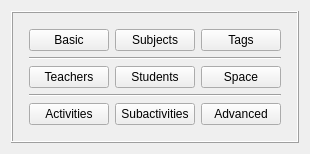
      <widget class="QWidget" name="dataTab">
       <attribute name="title">
        <string>Data</string>
       </attribute>
       <layout class="QGridLayout" name="gridLayout_6">
        <item row="0" column="1">
         <spacer name="verticalSpacer_7">
          <property name="orientation">
           <enum>Qt::Vertical</enum>
          </property>
          <property name="sizeHint" stdset="0">
           <size>
            <width>20</width>
            <height>0</height>
           </size>
          </property>
         </spacer>
        </item>
        <item row="1" column="0">
         <spacer name="horizontalSpacer_7">
          <property name="orientation">
           <enum>Qt::Horizontal</enum>
          </property>
          <property name="sizeHint" stdset="0">
           <size>
            <width>0</width>
            <height>20</height>
           </size>
          </property>
         </spacer>
        </item>
        <item row="1" column="1">
         <widget class="QFrame" name="frameData">
          <property name="frameShape">
           <enum>QFrame::Box</enum>
          </property>
          <property name="frameShadow">
           <enum>QFrame::Raised</enum>
          </property>
          <layout class="QGridLayout" name="gridLayout_15">
           <property name="leftMargin">
            <number>16</number>
           </property>
           <property name="topMargin">
            <number>16</number>
           </property>
           <property name="rightMargin">
            <number>16</number>
           </property>
           <property name="bottomMargin">
            <number>16</number>
           </property>
           <item row="0" column="0">
            <layout class="QGridLayout" name="gridLayout_5">
             <item row="0" column="0">
              <widget class="QPushButton" name="shortcutBasicPushButton">
               <property name="text">
                <string comment="It is a shortcut button on the main form, activates a menu with institution information (name and comments) and days per week and hours per day. It is on the shortcuts tab buttons, so keep translation short">Basic</string>
               </property>
              </widget>
             </item>
             <item row="4" column="0">
              <widget class="QPushButton" name="shortcutActivitiesPushButton">
               <property name="text">
                <string comment="It is on the shortcuts tab buttons, so keep translation short">Activities</string>
               </property>
              </widget>
             </item>
             <item row="0" column="1">
              <widget class="QPushButton" name="shortcutSubjectsPushButton">
               <property name="text">
                <string comment="It is on the shortcuts tab buttons, so keep translation short">Subjects</string>
               </property>
              </widget>
             </item>
             <item row="2" column="0">
              <widget class="QPushButton" name="shortcutTeachersPushButton">
               <property name="text">
                <string comment="It is on the shortcuts tab buttons, so keep translation short">Teachers</string>
               </property>
              </widget>
             </item>
             <item row="0" column="2">
              <widget class="QPushButton" name="shortcutActivityTagsPushButton">
               <property name="text">
                <string comment="It means activity tags, but I want to keep it short. It is on the shortcuts tab buttons, so keep translation short">Tags</string>
               </property>
              </widget>
             </item>
             <item row="2" column="1">
              <widget class="QPushButton" name="shortcutStudentsPushButton">
               <property name="text">
                <string comment="It is on the shortcuts tab buttons, so keep translation short">Students</string>
               </property>
              </widget>
             </item>
             <item row="2" column="2">
              <widget class="QPushButton" name="shortcutDataSpacePushButton">
               <property name="text">
                <string comment="It is on the shortcuts tab buttons, so keep translation short. It contains submenu for buildings and rooms">Space</string>
               </property>
              </widget>
             </item>
             <item row="4" column="1">
              <widget class="QPushButton" name="shortcutSubactivitiesPushButton">
               <property name="text">
                <string comment="It is on the shortcuts tab buttons, so keep translation short">Subactivities</string>
               </property>
              </widget>
             </item>
             <item row="4" column="2">
              <widget class="QPushButton" name="shortcutDataAdvancedPushButton">
               <property name="text">
                <string comment="It is on the shortcuts tab buttons, so keep translation short. It contains submenu for advanced data">Advanced</string>
               </property>
              </widget>
             </item>
             <item row="1" column="0" colspan="3">
              <widget class="Line" name="line">
               <property name="orientation">
                <enum>Qt::Horizontal</enum>
               </property>
              </widget>
             </item>
             <item row="3" column="0" colspan="3">
              <widget class="Line" name="line_2">
               <property name="orientation">
                <enum>Qt::Horizontal</enum>
               </property>
              </widget>
             </item>
            </layout>
           </item>
          </layout>
         </widget>
        </item>
        <item row="1" column="2">
         <spacer name="horizontalSpacer_8">
          <property name="orientation">
           <enum>Qt::Horizontal</enum>
          </property>
          <property name="sizeHint" stdset="0">
           <size>
            <width>0</width>
            <height>20</height>
           </size>
          </property>
         </spacer>
        </item>
        <item row="2" column="1">
         <spacer name="verticalSpacer_8">
          <property name="orientation">
           <enum>Qt::Vertical</enum>
          </property>
          <property name="sizeHint" stdset="0">
           <size>
            <width>20</width>
            <height>0</height>
           </size>
          </property>
         </spacer>
        </item>
       </layout>
      </widget>
